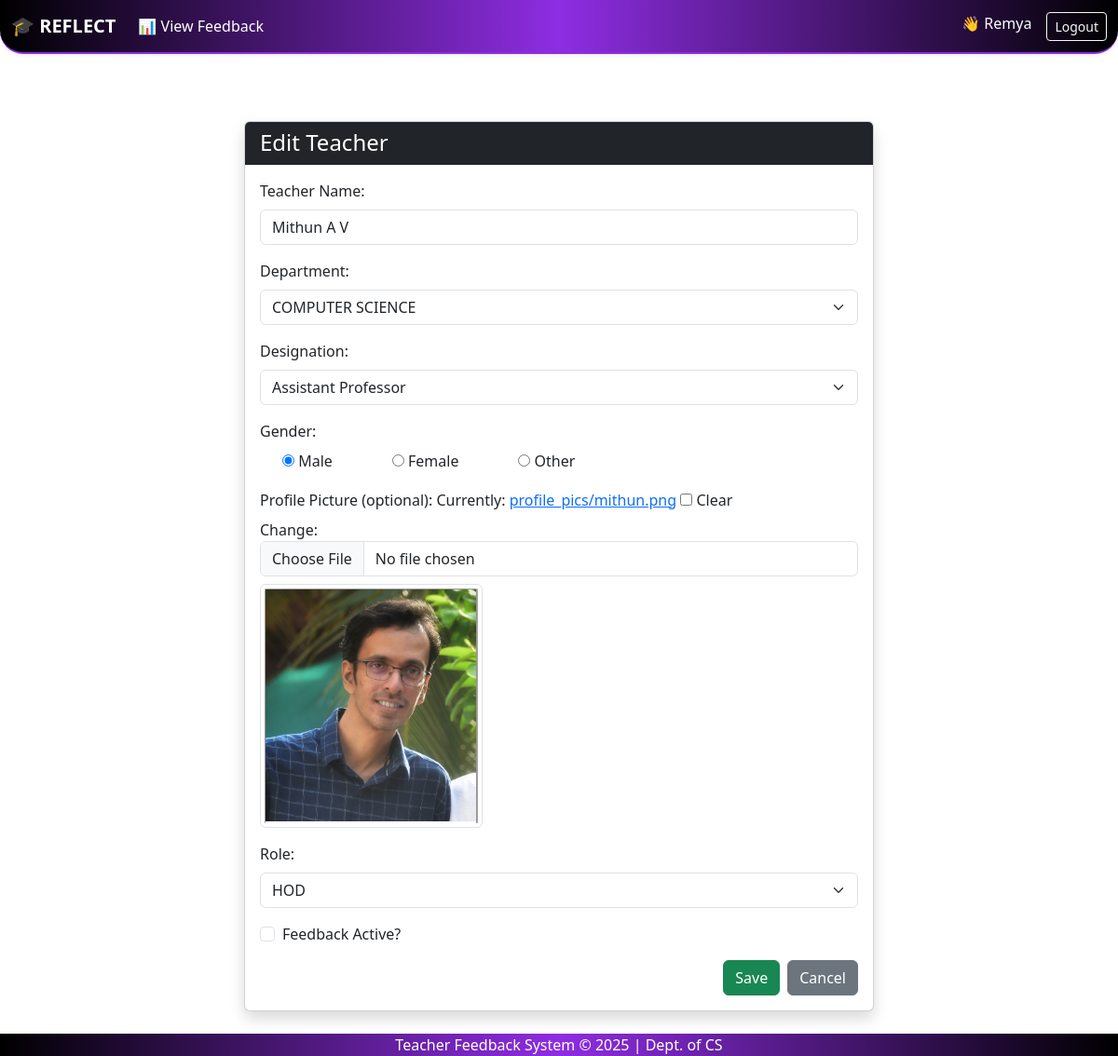
The app's page /teachers/edit/9/ (signed in), older data.
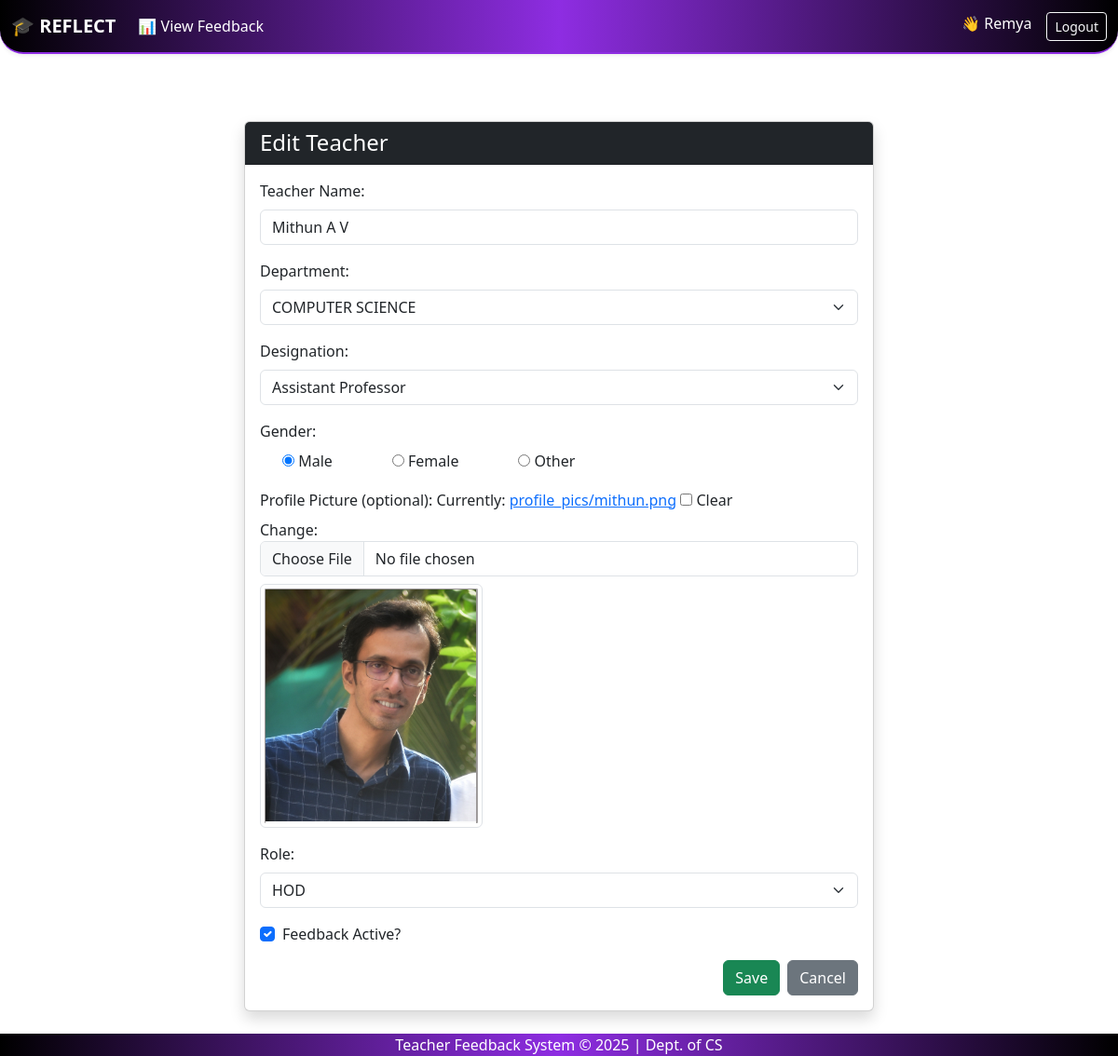
The same page, newer data.
### feedback_app/models.py (models this page shows, shortened)
class Teacher(models.Model):
    user = models.OneToOneField(User, on_delete=models.CASCADE, null=True, blank=True)  # <-- Add this line
    teacher_id = models.AutoField(primary_key=True)
    name = models.CharField(max_length=100)
    dept = models.ForeignKey(Department, on_delete=models.CASCADE)
    designation = models.CharField(max_length=100)
    gender = models.CharField(max_length=10)
    role = models.ForeignKey(Role, on_delete=models.CASCADE)
    fb_active = models.BooleanField(default=False)
    profile_picture = models.ImageField(upload_to='profile_pics/', blank=True, null=True)

### feedback_app/views.py (the view)
# urls.py: path('teachers/edit/<int:pk>/', views.edit_teacher, name='edit_teacher'),
@login_required()
def edit_teacher(request, pk):
    teacher = get_object_or_404(Teacher, pk=pk)
    user = teacher.user
    if request.method == "POST":
        form = TeacherEditForm(request.POST,request.FILES, instance=teacher)  # Only TeacherEditForm (no password)
        if form.is_valid():
            form.save()
            messages.success(request, "Teacher updated successfully!")
            return redirect('teacher_list')
    else:
        form = TeacherEditForm(instance=teacher)
    return render(request, 'add_teacher.html', {'form': form, 'edit_mode': True})

### feedback_app/forms.py
class TeacherEditForm(forms.ModelForm):
    class Meta:
        model = Teacher
        fields = ['name', 'dept', 'designation', 'gender', 'role', 'fb_active','profile_picture']
        labels = {
            'name': 'Teacher Name',
            'dept': 'Department',
            'designation': 'Designation',
            'gender': 'Gender',
            'role': 'Role',
            'fb_active': 'Feedback Active?',
            'profile_picture': 'Profile Picture',
        }
        widgets = {
            'name': forms.TextInput(attrs={'class': 'form-control'}),
            'dept': forms.Select(attrs={'class': 'form-select'}),
            'designation': forms.Select(choices=DESIGNATION_CHOICES, attrs={'class': 'form-select'}),
            'gender': forms.RadioSelect(choices=GENDER_CHOICES),
            'role': forms.Select(attrs={'class': 'form-select'}),
            'fb_active': forms.CheckboxInput(attrs={'class': 'form-check-input'}),
            'profile_picture': forms.ClearableFileInput(attrs={'class': 'form-control'}),
        }

### feedback_app/context_processors.py (called while the page is built)
def is_admin(request):
    user = request.user
    return {'is_admin': user.is_superuser or user.groups.filter(name='admin').exists()}

### templates/add_teacher.html (shortened to what this page needs)
{% extends 'base.html' %}
{% block content %}
<div class="container mt-5" style="max-width: 700px;">
    <div class="card shadow">
        <div class="card-header bg-dark text-white">
            <h4 class="mb-0">{{ form.instance.pk|yesno:"Edit Teacher,Add Teacher" }}</h4>
        </div>
        <div class="card-body">
            <form method="post" enctype="multipart/form-data">
                <div class="mb-3">
                    <label for="id_name" class="form-label">Teacher Name:</label>
                    {{ form.name }}
                </div>
                <div class="mb-3">
                    <label for="id_dept" class="form-label">Department:</label>
                    {{ form.dept }}
                </div>
                <div class="mb-3">
                    <label for="id_designation" class="form-label">Designation:</label>
                    {{ form.designation }}
                </div>
                <div class="mb-3">
                    <label class="form-label">Gender:</label>
                    <div class="d-flex gap-4">
                        {% for radio in form.gender %}
                            <div class="form-check form-check-inline">
                                {{ radio.tag }}
                                <label class="form-check-label">{{ radio.choice_label }}</label>
                            </div>
                        {% endfor %}
                    </div>
                </div>
                <div class="mb-3">
                    <label for="id_profile_picture" class="form-label">Profile Picture (optional):</label>
                    {{ form.profile_picture }}
                    {% if form.instance.profile_picture %}
                        <div class="mt-2">
                            <img src="{{ form.instance.profile_picture.url }}" height="100" class="img-thumbnail">
                        </div>
                    {% endif %}
                </div>
                <div class="mb-3">
                    <label for="id_role" class="form-label">Role:</label>
                    {{ form.role }}
                </div>
                <div class="mb-3 form-check">
                    {{ form.fb_active }}
                    <label for="id_fb_active" class="form-check-label">Feedback Active?</label>
                </div>
                <div class="d-flex justify-content-end mt-3">
                    <button type="submit" class="btn btn-success me-2">Save</button>
                    <a href="{% url 'teacher_list' %}" class="btn btn-secondary">Cancel</a>
                </div>
            </form>
        </div>
    </div>
</div>
{% endblock %}

Row changes from the older to the newer data that the page shows:
changed Teacher "Edit Teacher": fb_active "☐" → "☑"
